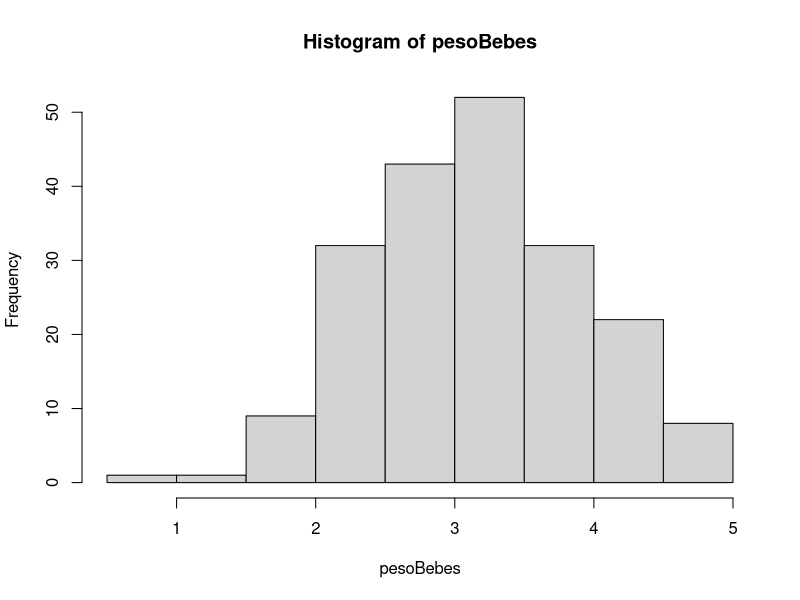

Recreate this plot in R. (Note: this script raises an error after producing the figure.)
## ---- chunk 1
set.seed(2345)
pesoBebes<-rnorm(200,3.2,0.8)
hist(pesoBebes)

## ---- chunk 2

muestraPesoBebes<-sample(pesoBebes,180,replace = TRUE)
## ---- chunk 3
pesoBebesOrdenados<-sort(pesoBebes)
quantile(pesoBebes,.35)
## ---- chunk 4
summary(pesoBebes)
## ---- chunk 5
pesoBebesZ<-scale(pesoBebes)

dfPesoBebes<-data.frame(pesoBebes,pesoBebesZ)

kable(dfPesoBebes)

## ---- chunk 6
pnorm(-2.94)

